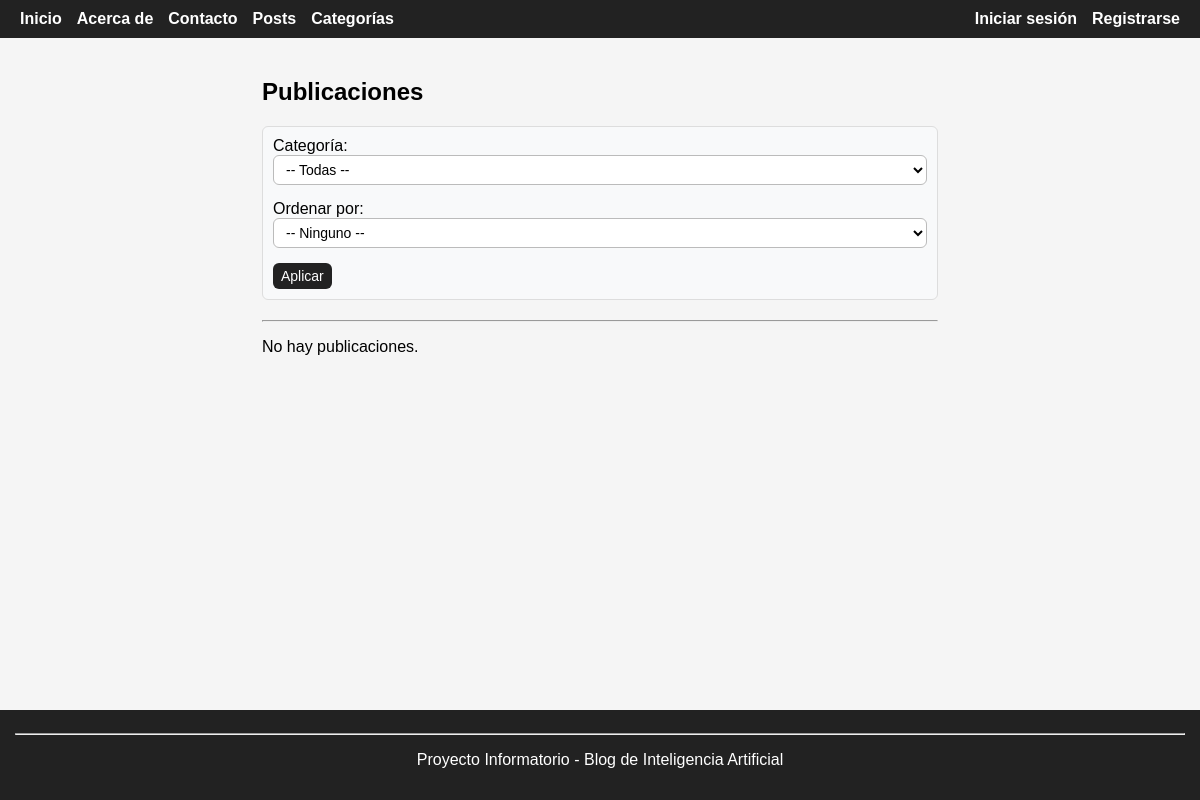
/posts/, run on an earlier commit of the app's database.
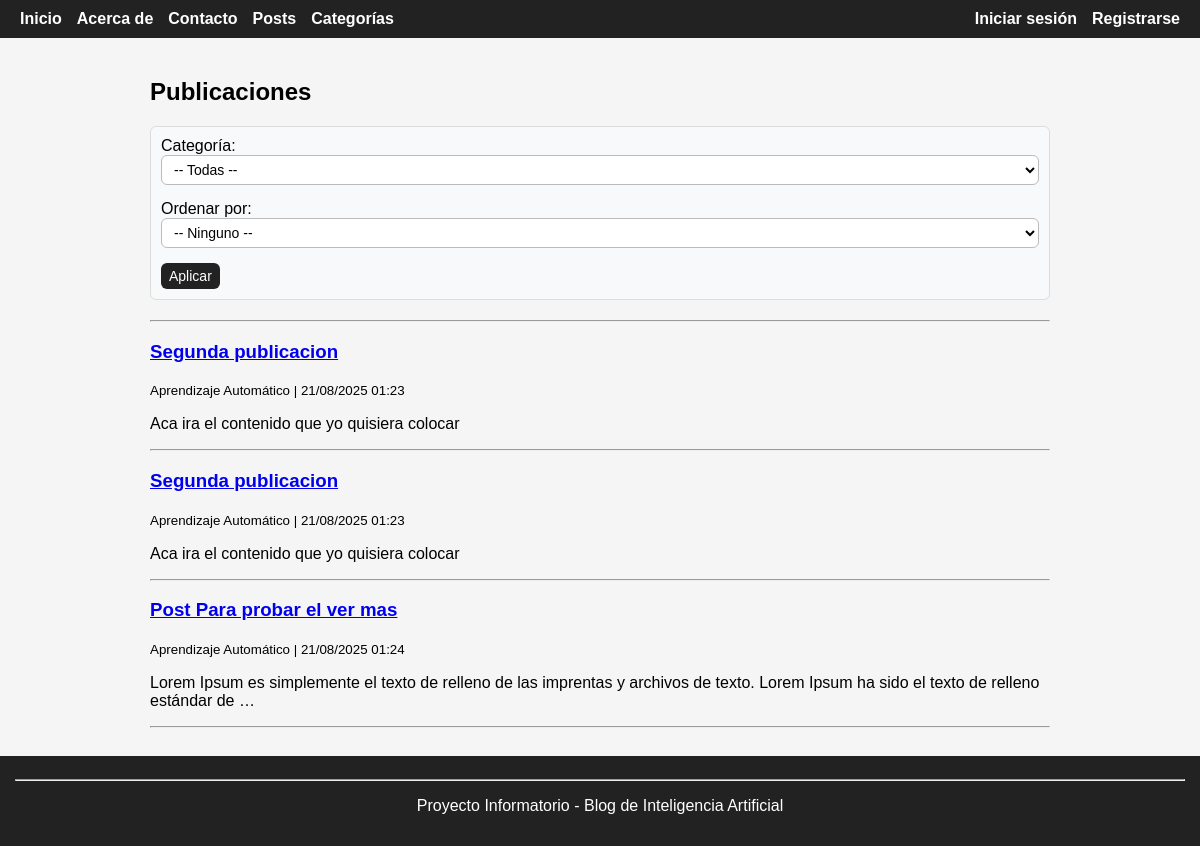
And on a later commit of the database.
### posts/models.py (models this page shows, shortened)
class Post(models.Model):
    titulo = models.CharField(max_length=200)
    contenido = models.TextField()
    fecha_creacion = models.DateTimeField(auto_now_add=True)
    autor = models.ForeignKey(User, on_delete=models.CASCADE)
    categoria = models.ForeignKey(Categoria, on_delete=models.PROTECT, related_name="posts")

### categorias/models.py (models this page shows, shortened)
class Categoria(models.Model):
    nombre = models.CharField(max_length=100, unique=True)
    slug = models.SlugField(unique=True, blank=True, null=True)
    def __str__(self):
        return self.nombre

### posts/views.py (the view)
# urls.py: path('', views.lista_posts, name='lista_posts'),
def lista_posts(request):
    posts = Post.objects.all()
    categorias = Categoria.objects.all()
    categoria_id = request.GET.get('categoria')
    if categoria_id:
        posts = posts.filter(categoria_id=categoria_id)
    orden = request.GET.get('orden')
    if orden == 'antiguedad_asc':
        posts = posts.order_by('fecha_creacion')   # más antiguos primero
    elif orden == 'antiguedad_desc':
        posts = posts.order_by('-fecha_creacion')  # más nuevos primero
    elif orden == 'alfabetico_asc':
        posts = posts.order_by('titulo')
    elif orden == 'alfabetico_desc':
        posts = posts.order_by('-titulo')
    return render(request, 'posts/lista_posts.html', {
        'posts': posts,
        'categorias': categorias,
    })

### paginas/context_processors.py (called while the page is built)
def categorias_context(request):
    return {
        'categorias_globales': Categoria.objects.all()
    }

### posts/templates/posts/lista_posts.html (shortened to what this page needs)
{% extends "base.html" %}
{% block content %}
<h2>Publicaciones</h2>
<form method="get" class="filtros">
    <label for="categoria">Categoría:</label>
    <select name="categoria" id="categoria">
        <option value="">-- Todas --</option>
    </select>
    <label for="orden">Ordenar por:</label>
    <select name="orden" id="orden">
        <option value="">-- Ninguno --</option>
    </select>
    <button type="submit">Aplicar</button>
</form>
<hr>
{% for post in posts %}
    <article>
        <h3><a href="{% url 'detalles_post' post.id %}">{{ post.titulo }}</a></h3>
        <p><small>{{ post.categoria }} | {{ post.fecha_creacion|date:"d/m/Y H:i" }}</small></p>
        <p>{{ post.contenido|truncatewords:25 }}</p>
    </article>
    <hr>
{% empty %}
    <p>No hay publicaciones.</p>
{% endfor %}
{% endblock %}

### templates/base.html (shortened to what this page needs)
<!DOCTYPE html>
<html lang="es">
<head>
    {% load static %}
    <link rel="stylesheet" href="{% static 'css/style.css' %}">
</head>
<body>
    <header>
        <nav>
            <div class="left-links">
                <a href="{% url 'Inicio' %}">Inicio</a>
                <a href="{% url 'Acerca' %}">Acerca de</a>
                <a href="{% url 'Contacto' %}">Contacto</a>
                <a href="{% url 'lista_posts' %}">Posts</a>
                <a href="{% url 'categorias_lista' %}">Categorías</a>
            </div>
            <div class="right-links">
                {% if user.is_authenticated %}
                    {% if user.is_staff %}
                        <a href="{% url 'nuevo_post' %}">Nuevo Post</a>
                    {% endif %}
                    <a href="{% url 'perfil' %}">Mi Perfil ({{ user.username }})</a>
                    <form action="{% url 'logout' %}" method="post" style="display:inline;">
                        {% csrf_token %}
                        <button type="submit">Cerrar sesión</button>
                    </form>
                {% else %}
                    <a href="{% url 'login' %}">Iniciar sesión</a>
                    <a href="{% url 'Registrarse' %}">Registrarse</a>
                {% endif %}
            </div>
        </nav>
    </header>
    <main>
        {% block content %}{% endblock %}
    </main>
    <footer>
        <hr>
        <p> Proyecto Informatorio - Blog de Inteligencia Artificial</p>
    </footer>
</body>
</html>

### static/css/style.css (style rules this page uses)
body { font-family: Arial, sans-serif; background-color: #f5f5f5; margin: 0; padding: 0; min-height: 100vh; display: flex; flex-direction: column; }
header { background-color: #222; padding: 10px 20px; }
nav { display: flex; justify-content: space-between; align-items: center; }
nav .left-links { display: flex; gap: 15px; }
nav .right-links { display: flex; gap: 15px; }
nav a { color: white; text-decoration: none; font-weight: bold; }
main { flex: 1; padding: 20px; max-width: 900px; margin: 0 auto; }
form input[type="text"], form input[type="email"], form input[type="password"], form textarea, form select { width: 100%; padding: 10px; border: 1px solid #bbb; border-radius: 6px; margin-bottom: 15px; font-size: 14px; background-color: #fff; transition: border 0.3s; }
button, input[type="submit"] { background-color: #222; color: white; border: none; padding: 10px 20px; border-radius: 6px; cursor: pointer; font-size: 14px; }
footer { background-color: #222; color: white; text-align: center; padding: 15px; margin-top: auto; }
.filtros { margin-bottom: 20px; padding: 10px; background: #f8f9fa; border: 1px solid #ddd; border-radius: 6px; }
.filtros select, .filtros button { margin-right: 10px; padding: 5px 8px; }

What changed in the data, as far as the page shows it:
added Post: titulo "Segunda publicacion", categoria "Aprendizaje Automático", fecha_creacion "21/08/2025 01:23", contenido "Aca ira el contenido que yo quisiera colocar"
added Post: titulo "Segunda publicacion", categoria "Aprendizaje Automático", fecha_creacion "21/08/2025 01:23", contenido "Aca ira el contenido que yo quisiera colocar"
added Post: titulo "Post Para probar el ver mas", categoria "Aprendizaje Automático", fecha_creacion "21/08/2025 01:24", contenido "Lorem Ipsum es simplemente el texto de relleno de las imprentas y archivos de texto. Lorem Ipsum ha sido el texto de relleno estándar de …"
Also different on the page:
text no longer shown: "No hay publicaciones."
